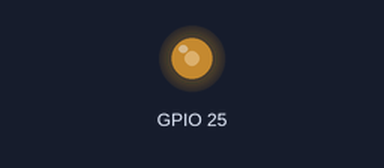
Simulated run of this sketch. Board: ESP32. On the bench: output pins drawn as LEDs (lit = HIGH).

Above: at 0.85 s.
Timing chart, 0 to 40.0 s (numbered marks = the images above):
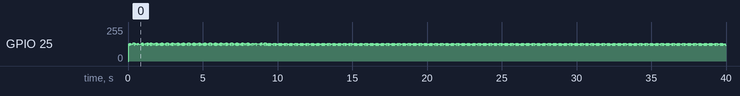

The sketch:

example.ino
```cpp
// Outputs a continuous ~1 kHz sine wave from the ESP32 DAC on GPIO25 (DAC1) via a 1 µF coupling capacitor to the TPA3118's Audio IN+ by sending voltage samples at ~8 kHz.
//
// Buy this module: https://shillehtek.com/products/tpa3118-pbtl-single-digital-amplifier-board-1x60w
// Full manual: https://shillehtek.com/blogs/shillehtek-product-manuals/tpa3118-pbtl-single-digital-amplifier-board-1x60w-manual
// More examples: https://github.com/shillehbean/shillehtek-examples
//

// ESP32 - DAC sine wave through TPA3118
// GPIO 25 (DAC1) -- 1uF cap -- Audio IN+

#include <math.h>
#include <driver/dac.h>

void setup() {
  dac_output_enable(DAC_CHANNEL_1);  // GPIO 25
}

void loop() {
  static float phase = 0;
  float sample = sin(phase) * 0.5 + 0.5;     // 0..1
  dac_output_voltage(DAC_CHANNEL_1, (uint8_t)(sample * 255));
  phase += 2 * PI * 1000.0 / 8000.0;          // 1 kHz at 8 kHz sample rate
  if (phase > 2 * PI) phase -= 2 * PI;
  delayMicroseconds(125);
}
```
